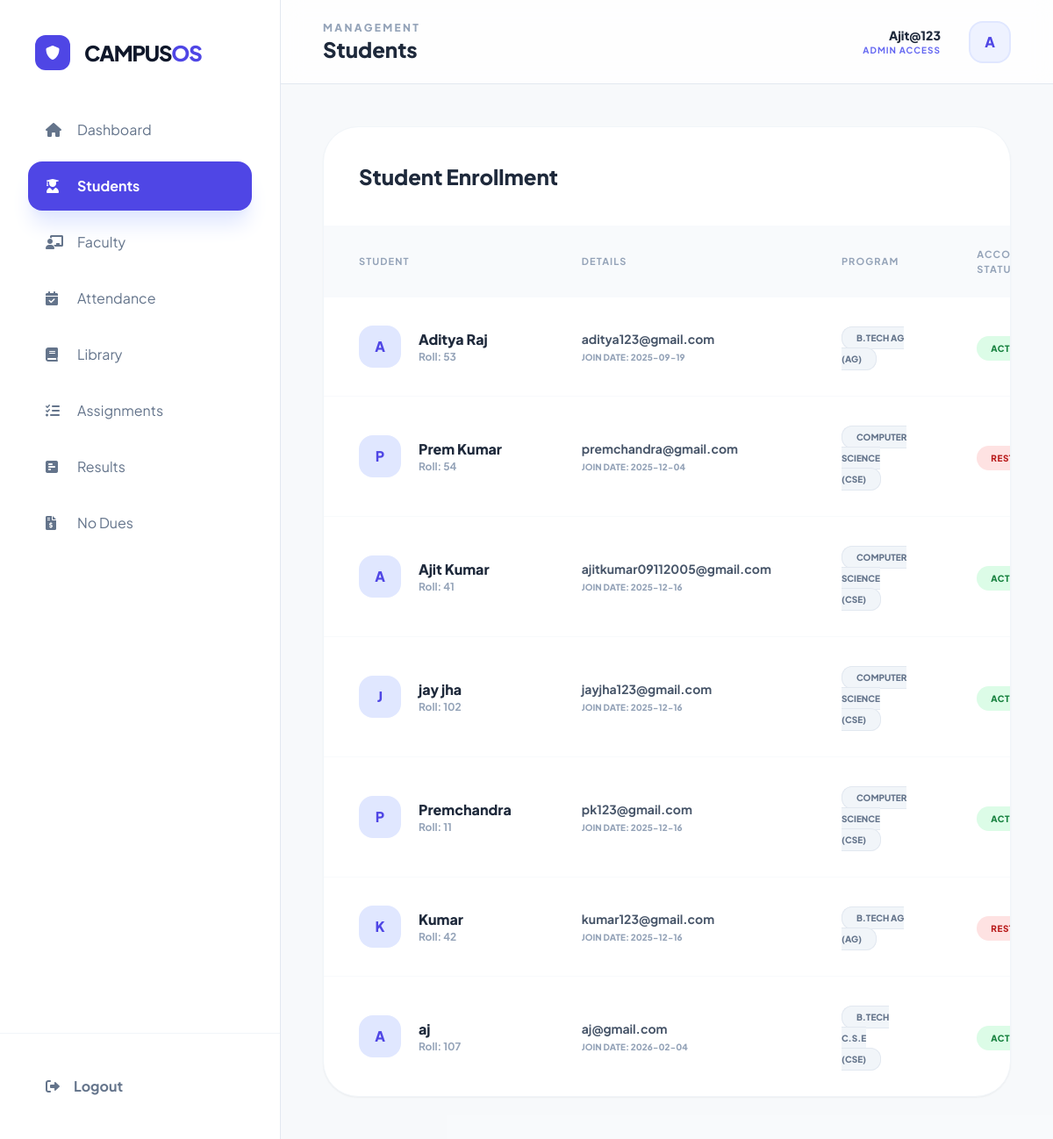
The app's page /index.php?page=students (signed in) with its own data.
### tables this page shows
CREATE TABLE `students` (
  `id` int(11) NOT NULL,
  `student_name` varchar(100) NOT NULL,
  `student_id` varchar(50) NOT NULL,
  `student_email` varchar(100) NOT NULL,
  `course` varchar(100) DEFAULT NULL,
  `department` varchar(100) DEFAULT NULL,
  `student_password` varchar(255) NOT NULL,
  `created_at` timestamp NOT NULL DEFAULT current_timestamp(),
  `profile_pic` varchar(255) DEFAULT NULL,
  `status` tinyint(1) DEFAULT 0
);

### index.php (the view, shortened to what this page needs)
<?php
$db_host = 'localhost';
$db_name = 'college_erp';
$db_user = 'root';
$db_pass = 'Ajit@9334';
try {
    $pdo = new PDO("mysql:host=$db_host;dbname=$db_name;charset=utf8", $db_user, $db_pass);
    $pdo->setAttribute(PDO::ATTR_ERRMODE, PDO::ERRMODE_EXCEPTION);
} catch (PDOException $e) {
    die("Database connection failed: " . $e->getMessage());
}
$login_error = "";
$is_logged_in = isset($_SESSION['user_id']);
$current_page = $_GET['page'] ?? 'dashboard';
?>
<!DOCTYPE html>
<html lang="en">
<head>
    <script src="https://cdn.tailwindcss.com"></script>
    <link href="https://cdnjs.cloudflare.com/ajax/libs/font-awesome/6.0.0/css/all.min.css" rel="stylesheet">
</head>
<body class="bg-slate-50 text-slate-900">
<?php if (!$is_logged_in): ?>
    <div class="min-h-screen flex items-center justify-center p-6 bg-gradient-to-br from-indigo-50 to-white">
        <div class="max-w-md w-full bg-white rounded-[2rem] shadow-2xl border border-slate-100 p-10">
            <div class="flex flex-col items-center mb-10">
                <div class="h-16 w-16 bg-indigo-600 rounded-2xl flex items-center justify-center text-white shadow-xl mb-4">
                    <i class="fas fa-graduation-cap text-3xl"></i>
                </div>
                <h2 class="text-3xl font-extrabold text-slate-800">College ERP</h2>
                <p class="text-slate-400 font-medium">Administration Portal</p>
            </div>
            <?php if ($login_error): ?>
                <div class="mb-6 p-4 bg-red-50 text-red-600 text-sm rounded-2xl border border-red-100 font-bold flex items-center">
                    <i class="fas fa-exclamation-circle mr-3"></i> <?php echo $login_error; ?>
                </div>
            <?php endif; ?>
            <form method="POST" class="space-y-6">
                <div>
                    <label class="block text-xs font-bold uppercase text-slate-400 mb-2 ml-1">Username</label>
                    <input type="text" name="username" required
                        class="w-full px-6 py-4 rounded-2xl border border-slate-200 focus:outline-none focus:ring-2 focus:ring-indigo-500 bg-slate-50 transition-all font-medium"
                        placeholder="e.g. Ajit@123">
                </div>
                <div>
                    <label class="block text-xs font-bold uppercase text-slate-400 mb-2 ml-1">Password</label>
                    <input type="password" name="password" required
                        class="w-full px-6 py-4 rounded-2xl border border-slate-200 focus:outline-none focus:ring-2 focus:ring-indigo-500 bg-slate-50 transition-all font-medium"
                        placeholder="••••••••">
                </div>
                <button type="submit" name="login"
                    class="w-full bg-indigo-600 text-white py-4 rounded-2xl font-bold hover:bg-indigo-700 shadow-xl shadow-indigo-100 transition-all hover:-translate-y-1">
                    Sign In
                </button>
            </form>
        </div>
    </div>
<?php else: ?>
    <div class="flex h-screen overflow-hidden">
        <aside class="w-80 bg-white border-r border-slate-200 flex flex-col z-30">
            <div class="p-10 flex items-center gap-4">
                <div class="h-10 w-10 bg-indigo-600 rounded-xl flex items-center justify-center text-white">
                    <i class="fas fa-shield-alt"></i>
                </div>
                <span class="font-black text-2xl tracking-tighter">CAMPUS<span class="text-indigo-600">OS</span></span>
            </div>
            <nav class="flex-1 px-8 space-y-2 overflow-y-auto">
                <?php
                $nav = [
                    ['dashboard', 'fa-home', 'Dashboard'],
                    ['students', 'fa-user-graduate', 'Students'],
                    ['faculty', 'fa-chalkboard-teacher', 'Faculty'],
                    ['attendance', 'fa-calendar-check', 'Attendance'],
                    ['library', 'fa-book', 'Library'],
                    ['assignments', 'fa-tasks', 'Assignments'],
                    ['results', 'fa-poll-h', 'Results'],
                    ['nodues', 'fa-file-invoice-dollar', 'No Dues'],
                ];
                foreach($nav as $item):
                    $active = ($current_page == $item[0]);
                ?>
                <a href="?page=<?php echo $item[0]; ?>" class="flex items-center gap-4 px-5 py-4 rounded-2xl transition-all <?php echo $active ? 'bg-indigo-600 text-white shadow-xl shadow-indigo-100 font-bold' : 'text-slate-500 hover:bg-slate-50 hover:text-indigo-600'; ?>">
                    <i class="fas <?php echo $item[1]; ?> w-5"></i> <?php echo $item[2]; ?>
                </a>
                <?php endforeach; ?>
            </nav>
            <div class="p-8 border-t border-slate-100">
                <a href="?action=logout" class="flex items-center gap-4 px-5 py-4 text-slate-500 hover:text-red-600 hover:bg-red-50 rounded-2xl transition-all font-bold">
                    <i class="fas fa-sign-out-alt"></i> Logout
                </a>
            </div>
        </aside>
        <main class="flex-1 flex flex-col bg-slate-50/50 overflow-hidden">
            <header class="h-24 bg-white/80 backdrop-blur-md border-b border-slate-200 flex items-center justify-between px-12 sticky top-0 z-20">
                <div>
                    <h2 class="text-xs font-black text-slate-400 uppercase tracking-[0.2em]">Management</h2>
                    <h1 class="text-2xl font-black text-slate-800 capitalize"><?php echo $current_page; ?></h1>
                </div>
                <div class="flex items-center gap-8">
                    <div class="hidden md:flex flex-col text-right">
                        <p class="text-sm font-black text-slate-800"><?php echo $_SESSION['username']; ?></p>
                        <p class="text-[10px] font-bold text-indigo-500 uppercase tracking-widest"><?php echo $_SESSION['role']; ?> Access</p>
                    </div>
                    <div class="h-12 w-12 bg-indigo-50 rounded-2xl border-2 border-indigo-100 flex items-center justify-center font-black text-indigo-600">
                        <?php echo strtoupper(substr($_SESSION['username'], 0, 1)); ?>
                    </div>
                </div>
            </header>
            <section class="flex-1 overflow-y-auto p-12">
                <?php if ($current_page == 'dashboard'): ?>
                    <div class="grid grid-cols-1 md:grid-cols-2 lg:grid-cols-4 gap-8 mb-12">
                        <?php
                        $stats = [
                            ['Active Students', getCount($pdo, 'students'), 'fa-user-graduate', 'blue'],
                            ['Total Faculty', getCount($pdo, 'faculty'), 'fa-chalkboard-teacher', 'indigo'],
                            ['Catalog Books', getCount($pdo, 'books'), 'fa-book', 'purple'],
                            ['Assignments', getCount($pdo, 'assignments'), 'fa-file-alt', 'orange'],
                        ];
                        foreach($stats as $stat):
                        ?>
                        <div class="bg-white p-8 rounded-[2rem] border border-slate-100 shadow-sm">
                            <div class="flex justify-between items-center mb-6">
                                <div class="p-4 bg-<?php echo $stat[3]; ?>-50 text-<?php echo $stat[3]; ?>-600 rounded-2xl text-xl">
                                    <i class="fas <?php echo $stat[2]; ?>"></i>
                                </div>
                            </div>
                            <h3 class="text-4xl font-black text-slate-800"><?php echo $stat[1]; ?></h3>
                            <p class="text-sm font-bold text-slate-400 uppercase tracking-widest mt-2"><?php echo $stat[0]; ?></p>
                        </div>
                        <?php endforeach; ?>
                    </div>
                    <div class="grid grid-cols-1 lg:grid-cols-3 gap-10">
                        <div class="lg:col-span-2 bg-white p-10 rounded-[2.5rem] border border-slate-100 shadow-sm">
                            <h2 class="text-xl font-black text-slate-800 mb-8 flex items-center gap-4">
                                <i class="fas fa-bullhorn text-indigo-500"></i> Latest News & Notices
                            </h2>
                            <div class="space-y-6">
                                <?php
                                $notices = $pdo->query("SELECT * FROM notices ORDER BY created_at DESC LIMIT 3")->fetchAll();
                                foreach($notices as $notice):
                                ?>
                                <div class="p-6 bg-slate-50 rounded-3xl border border-slate-100 hover:bg-white hover:shadow-md transition-all group">
                                    <div class="flex justify-between items-start mb-2">
                                        <h4 class="font-extrabold text-slate-800 group-hover:text-indigo-600"><?php echo $notice['title']; ?></h4>
                                        <span class="text-[10px] font-black text-slate-400 uppercase"><?php echo date('d M', strtotime($notice['created_at'])); ?></span>
                                    </div>
                                    <p class="text-sm text-slate-500 leading-relaxed"><?php echo $notice['message']; ?></p>
                                </div>
                                <?php endforeach; ?>
                            </div>
                        </div>
                        <div class="bg-indigo-600 p-10 rounded-[2.5rem] text-white relative overflow-hidden flex flex-col justify-center">
                            <i class="fas fa-university absolute -bottom-10 -right-10 text-[180px] opacity-10 rotate-12"></i>
                            <h2 class="text-3xl font-black mb-4">Academic Year 2026</h2>
                            <p class="opacity-80 font-medium mb-10 leading-relaxed">You have full administrative control over student records and department logistics.</p>
                            <a href="?page=students" class="w-full py-4 bg-white text-indigo-600 text-center font-black rounded-2xl shadow-xl shadow-indigo-900/20 hover:scale-105 transition-all">View All Students</a>
                        </div>
                    </div>
                <?php elseif ($current_page == 'students'): ?>
                    <div class="bg-white rounded-[2.5rem] border border-slate-100 shadow-sm overflow-hidden">
                        <div class="p-10 border-b border-slate-50 flex justify-between items-center">
                            <h2 class="text-2xl font-black text-slate-800">Student Enrollment</h2>
                        </div>
                        <div class="overflow-x-auto">
                            <table class="w-full text-left border-collapse">
                                <thead>
                                    <tr class="bg-slate-50 text-[11px] font-black uppercase text-slate-400 tracking-widest">
                                        <th class="px-10 py-6">Student</th>
                                        <th class="px-10 py-6">Details</th>
                                        <th class="px-10 py-6">Program</th>
                                        <th class="px-10 py-6">Account Status</th>
                                    </tr>
                                </thead>
                                <tbody class="divide-y divide-slate-50">
                                    <?php
                                    $students = $pdo->query("SELECT * FROM students")->fetchAll();
                                    foreach($students as $s):
                                    ?>
                                    <tr class="hover:bg-indigo-50/30 transition-all">
                                        <td class="px-10 py-8">
                                            <div class="flex items-center gap-5">
                                                <div class="h-12 w-12 bg-indigo-100 text-indigo-600 rounded-2xl flex items-center justify-center font-black">
                                                    <?php echo strtoupper($s['student_name'][0]); ?>
                                                </div>
                                                <div>
                                                    <p class="font-extrabold text-slate-800"><?php echo $s['student_name']; ?></p>
                                                    <p class="text-xs text-slate-400 font-bold">Roll: <?php echo $s['student_id']; ?></p>
                                                </div>
                                            </div>
                                        </td>
                                        <td class="px-10 py-8">
                                            <p class="text-sm font-bold text-slate-600"><?php echo $s['student_email']; ?></p>
                                            <p class="text-[10px] text-slate-400 uppercase font-black mt-1">Join Date: <?php echo date('Y-m-d', strtotime($s['created_at'])); ?></p>
                                        </td>
                                        <td class="px-10 py-8">
                                            <span class="px-4 py-1.5 bg-slate-100 rounded-xl text-[10px] font-black uppercase text-slate-500 border border-slate-200"><?php echo $s['course']; ?> (<?php echo $s['department']; ?>)</span>
                                        </td>
                                        <td class="px-10 py-8">
                                            <span class="px-4 py-2 rounded-full text-[10px] font-black uppercase tracking-wider <?php echo $s['status'] ? 'bg-green-100 text-green-700' : 'bg-red-100 text-red-700'; ?>">
                                                <?php echo $s['status'] ? 'Active' : 'Restricted'; ?>
                                            </span>
                                        </td>
                                    </tr>
                                    <?php endforeach; ?>
                                </tbody>
                            </table>
                        </div>
                    </div>
                <?php endif; ?>
            </section>
        </main>
    </div>
<?php endif; ?>
</body>
</html>

### index.php (style rules this page uses)
body { font-family: 'Plus Jakarta Sans', sans-serif; }

### records on screen
students: student_name "A", student_name "Aditya Raj", student "53", student_email "aditya123@gmail.com", created_at "2025-09-19", course "B.TECH AG", department "AG", status "ACTIVE"
students: student_name "P", student_name "Prem Kumar", student "54", student_email "premchandra@gmail.com", created_at "2025-12-04", course "COMPUTER SCIENCE", department "CSE", status "RESTRICTED"
students: student_name "A", student_name "Ajit Kumar", student "41", student_email "ajitkumar09112005@gmail.com", created_at "2025-12-16", course "COMPUTER SCIENCE", department "CSE", status "ACTIVE"
students: student_name "J", student_name "jay jha", student "102", student_email "jayjha123@gmail.com", created_at "2025-12-16", course "COMPUTER SCIENCE", department "CSE", status "ACTIVE"
students: student_name "P", student_name "Premchandra", student "11", student_email "pk123@gmail.com", created_at "2025-12-16", course "COMPUTER SCIENCE", department "CSE", status "ACTIVE"
students: student_name "K", student_name "Kumar", student "42", student_email "kumar123@gmail.com", created_at "2025-12-16", course "B.TECH AG", department "AG", status "RESTRICTED"
students: student_name "A", student_name "aj", student "107", student_email "aj@gmail.com", created_at "2026-02-04", course "B.TECH C.S.E", department "CSE", status "ACTIVE"

### other values on screen
$item[2] "Dashboard"
$item[2] "Students"
$item[2] "Faculty"
$item[2] "Attendance"
$item[2] "Library"
$item[2] "Assignments"
$item[2] "Results"
$item[2] "No Dues"
$current_page "Students"
$_SESSION['username'] "Ajit@123"
$_SESSION['role'] "ADMIN"
substr($_SESSION['username'], 0, 1) "A"
